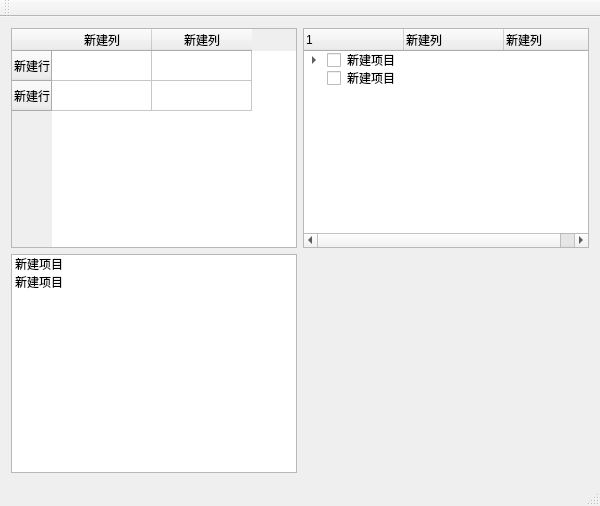
<?xml version="1.0" encoding="UTF-8"?>
<ui version="4.0">
 <class>CustomDelegateClass</class>
 <widget class="QMainWindow" name="CustomDelegateClass">
  <property name="geometry">
   <rect>
    <x>0</x>
    <y>0</y>
    <width>600</width>
    <height>506</height>
   </rect>
  </property>
  <property name="windowTitle">
   <string>CustomDelegate</string>
  </property>
  <widget class="QWidget" name="centralWidget">
   <layout class="QGridLayout" name="gridLayout">
    <item row="0" column="0">
     <widget class="QTableWidget" name="wdt_tb">
      <row>
       <property name="text">
        <string>新建行</string>
       </property>
      </row>
      <row>
       <property name="text">
        <string>新建行</string>
       </property>
      </row>
      <column>
       <property name="text">
        <string>新建列</string>
       </property>
      </column>
      <column>
       <property name="text">
        <string>新建列</string>
       </property>
      </column>
      <item row="0" column="0">
       <property name="checkState">
        <enum>Unchecked</enum>
       </property>
      </item>
      <item row="1" column="0">
       <property name="checkState">
        <enum>Unchecked</enum>
       </property>
      </item>
     </widget>
    </item>
    <item row="0" column="1">
     <widget class="QTreeWidget" name="wdt_tr">
      <column>
       <property name="text">
        <string>1</string>
       </property>
      </column>
      <column>
       <property name="text">
        <string>新建列</string>
       </property>
      </column>
      <column>
       <property name="text">
        <string>新建列</string>
       </property>
      </column>
      <item>
       <property name="text">
        <string>新建项目</string>
       </property>
       <property name="checkState">
        <enum>Unchecked</enum>
       </property>
       <item>
        <property name="text">
         <string>新建子项目</string>
        </property>
        <property name="checkState">
         <enum>Unchecked</enum>
        </property>
        <property name="text">
         <string>323</string>
        </property>
       </item>
       <item>
        <property name="text">
         <string>新建项目</string>
        </property>
        <property name="checkState">
         <enum>Unchecked</enum>
        </property>
        <property name="text">
         <string/>
        </property>
       </item>
      </item>
      <item>
       <property name="text">
        <string>新建项目</string>
       </property>
       <property name="checkState">
        <enum>Unchecked</enum>
       </property>
      </item>
     </widget>
    </item>
    <item row="1" column="0">
     <widget class="QListWidget" name="wdt_l">
      <item>
       <property name="text">
        <string>新建项目</string>
       </property>
       <property name="checkState">
        <enum>Unchecked</enum>
       </property>
      </item>
      <item>
       <property name="text">
        <string>新建项目</string>
       </property>
       <property name="checkState">
        <enum>Unchecked</enum>
       </property>
      </item>
     </widget>
    </item>
   </layout>
  </widget>
  <widget class="QMenuBar" name="menuBar">
   <property name="geometry">
    <rect>
     <x>0</x>
     <y>0</y>
     <width>600</width>
     <height>23</height>
    </rect>
   </property>
  </widget>
  <widget class="QToolBar" name="mainToolBar">
   <attribute name="toolBarArea">
    <enum>TopToolBarArea</enum>
   </attribute>
   <attribute name="toolBarBreak">
    <bool>false</bool>
   </attribute>
  </widget>
  <widget class="QStatusBar" name="statusBar"/>
 </widget>
 <layoutdefault spacing="6" margin="11"/>
 <resources>
  <include location="customdelegate.qrc"/>
 </resources>
 <connections/>
</ui>
